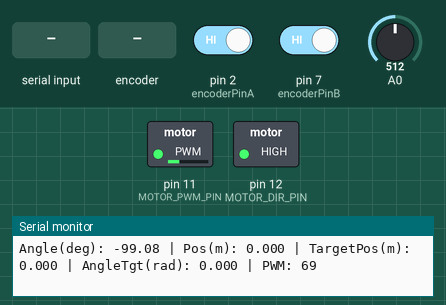
The sketch below on a simulated Arduino Uno, built with avr-gcc and run on an emulated ATmega328P. Shown: switched loads named in the sketch (green lamp = pin HIGH), the last lines printed to the serial monitor. The inputs (shaded band) are chosen by the test bench; at power-on: A0 = 512, pin 2 (encoderPinA) HIGH, pin 7 (encoderPinB) HIGH.

Above: at 1.26 s.
1.3 s: "r" received over Serial
2.8 s: "R" received over Serial
At 4.8 s:
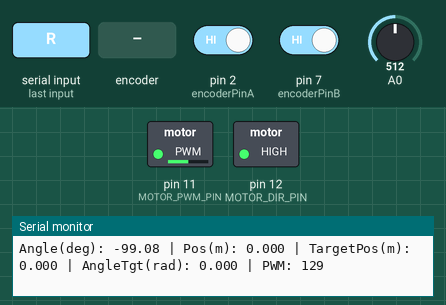
5.8 s: A0 set to 336
At 6.6 s:
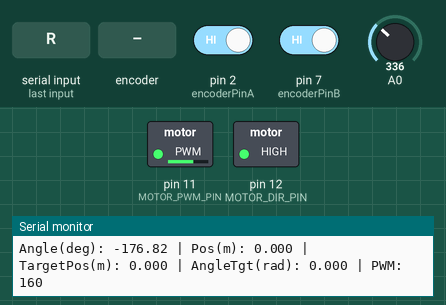
7.3 s: A0 set to 320
At 7.46 s:
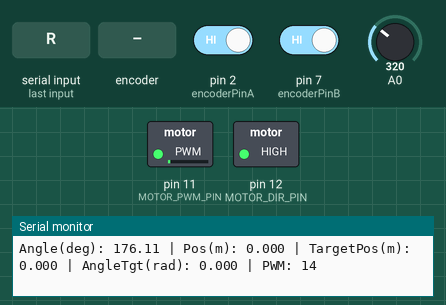
10.3 s: A0 set to 511
At 10.46 s:
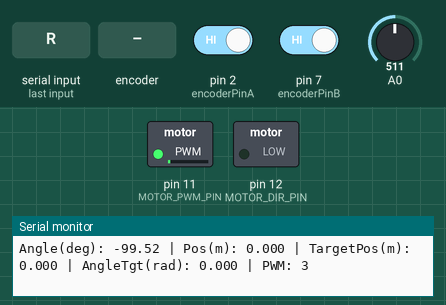
13.3 s: rotary encoder on pin 2 (encoderPinA) / pin 7 (encoderPinB) turned 1 step (first pin leading)
Timing chart, 0 to 17.1 s (numbered marks = the images above; inputs shaded):
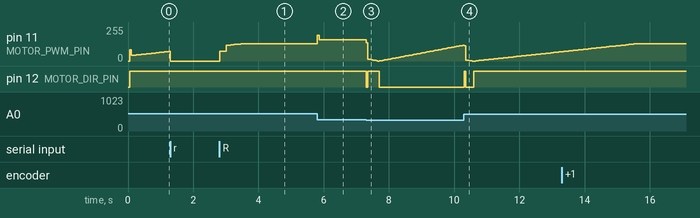

The sketch:

dual_PID.ino
```cpp
// 모터 제어 핀
const int MOTOR_DIR_PIN = 12;
const int MOTOR_PWM_PIN = 11;

// 엔코더 핀
const int encoderPinA = 2;
const int encoderPinB = 7;
volatile long encoderCount = 0;

// 각도 센서
float ADCvalue = 0;
float currentAngle = 0;
const float ADCmin = 104.0;
const float ADCmax = 919.0;
const float ANGLE_OFFSET = 110.7 - 26.1 - 3.9;

// 거리 계산
const float wheelRadiusM = 0.04;
const float wheelCircumferenceM = 2 * PI * wheelRadiusM;
const float countsPerRevolution = 268.0;

float getCartDistanceM() {
  float rotations = encoderCount / countsPerRevolution;
  return rotations * wheelCircumferenceM;
}

// PID 제어 변수 (각도)
double angleTarget = 0.0, angleError = 0.0;
double angleKp = 23.0, angleKi = 0.75, angleKd = 25.0;
double angleIntegral = 0.0, anglePrevError = 0.0;
double angleControl = 0.0;

// PID 제어 변수 (위치)
double posTarget = 0.0, posError = 0.0;
double posKp = 1.5, posKi = 0.0, posKd = 1.5;
double posIntegral = 0.0, posPrevError = 0.0;
double posControl = 0.0;

// 실행 타이머
unsigned long lastControlTime = 0;
const unsigned long controlInterval = 50;  // 내부 루프: 50ms (20Hz)

unsigned long lastPositionUpdateTime = 0;
const unsigned long positionUpdateInterval = 150;  // 외부 루프: 150ms (6.7Hz)

bool isRunning = true;

// 필터 함수
float readFilteredADC(int pin, int sampleCount = 100) {
  long total = 0;
  for (int i = 0; i < sampleCount; i++) {
    total += analogRead(pin);
    delayMicroseconds(5);
  }
  return total / (float)sampleCount;
}

void setup() {
  Serial.begin(115200);
  pinMode(MOTOR_DIR_PIN, OUTPUT);
  pinMode(MOTOR_PWM_PIN, OUTPUT);
  pinMode(encoderPinA, INPUT_PULLUP);
  pinMode(encoderPinB, INPUT_PULLUP);
  attachInterrupt(digitalPinToInterrupt(encoderPinA), updateEncoder, CHANGE);
  Serial.println("Press 'r' to toggle the control loop. 'f'/'b' to move forward/backward.");
}

void loop() {
  if (Serial.available() > 0) {
    char cmd = Serial.read();
    if (cmd == 'r' || cmd == 'R') {
      isRunning = !isRunning;
      if (!isRunning) stopMotor();
      Serial.println(isRunning ? "RUNNING" : "STOPPED");
    }
    else if (cmd == 'f') {
      posTarget += 0.05;  // 5cm 전진
    }
    else if (cmd == 'b') {
      posTarget -= 0.05;  // 5cm 후진
    }
  }

  if (isRunning && millis() - lastControlTime >= controlInterval) {
    lastControlTime += controlInterval;

    // 각도 측정
    ADCvalue = readFilteredADC(A0, 50);
    currentAngle = (ADCvalue - ADCmin) * 360.0 / (ADCmax - ADCmin) + ANGLE_OFFSET;
    currentAngle = fmod(currentAngle + 360.0, 360.0);
    if (currentAngle > 180.0) currentAngle -= 360.0;
    float angle = currentAngle * PI / 180.0;

    // 위치 측정
    float position = getCartDistanceM();

    // 외부 루프 (150ms마다 위치 PID 실행 → 각도 목표 갱신)
    if (millis() - lastPositionUpdateTime >= positionUpdateInterval) {
      lastPositionUpdateTime += positionUpdateInterval;

      posError = posTarget - position;
      posIntegral += posError;
      double posDeriv = posError - posPrevError;
      posPrevError = posError;

      posControl = posKp * posError + posKi * posIntegral + posKd * posDeriv;

      angleTarget = constrain(posControl, -0.3, 0.3);  // 라디안
    }

    // 내부 루프 (각도 제어)
    angleError = angleTarget - angle;
    angleIntegral += angleError;
    angleIntegral = constrain(angleIntegral, -120, 120);
    double angleDeriv = angleError - anglePrevError;
    anglePrevError = angleError;

    angleControl = angleKp * angleError + angleKi * angleIntegral + angleKd * angleDeriv;

    // 모터 제어
    double controlSignal = angleControl;
    int pwmValue = constrain(abs(controlSignal), 0, 255);
    moveMotor(pwmValue, controlSignal > 0);

    // 디버깅 출력
    static unsigned long lastDebug = 0;
    if (millis() - lastDebug > 200) {
      lastDebug = millis();
      Serial.print("Angle(deg): "); Serial.print(currentAngle, 2);
      Serial.print(" | Pos(m): "); Serial.print(position, 3);
      Serial.print(" | TargetPos(m): "); Serial.print(posTarget, 3);
      Serial.print(" | AngleTgt(rad): "); Serial.print(angleTarget, 3);
      Serial.print(" | PWM: "); Serial.println(pwmValue);
    }
  }
}

// 인터럽트 핸들러
void updateEncoder() {
  bool A = digitalRead(encoderPinA);
  bool B = digitalRead(encoderPinB);
  if (A == B) encoderCount++;
  else encoderCount--;
}

void moveMotor(int pwm, bool forward) {
  digitalWrite(MOTOR_DIR_PIN, forward ? HIGH : LOW);
  analogWrite(MOTOR_PWM_PIN, pwm);
}

void stopMotor() {
  analogWrite(MOTOR_PWM_PIN, 0);
}
```

Measured:
- the behaviour switches between 329 and 328 on A0 (found by bisection; images 2 and 3)
- after the input at 2.8 s, pin 11 (MOTOR_PWM_PIN): moves from 0/255 to 129/255 over 0.65 s, starting at once
- after the input at 5.8 s, pin 11 (MOTOR_PWM_PIN): 129/255 → 160/255 at once
- after the input at 7.3 s, pin 12 (MOTOR_DIR_PIN): HIGH → LOW at once, → HIGH 0.05 s later, → LOW 0.35 s later
- after the input at 10.3 s, pin 12 (MOTOR_DIR_PIN): LOW → HIGH at once, → LOW 0.05 s later, → HIGH 0.25 s later
